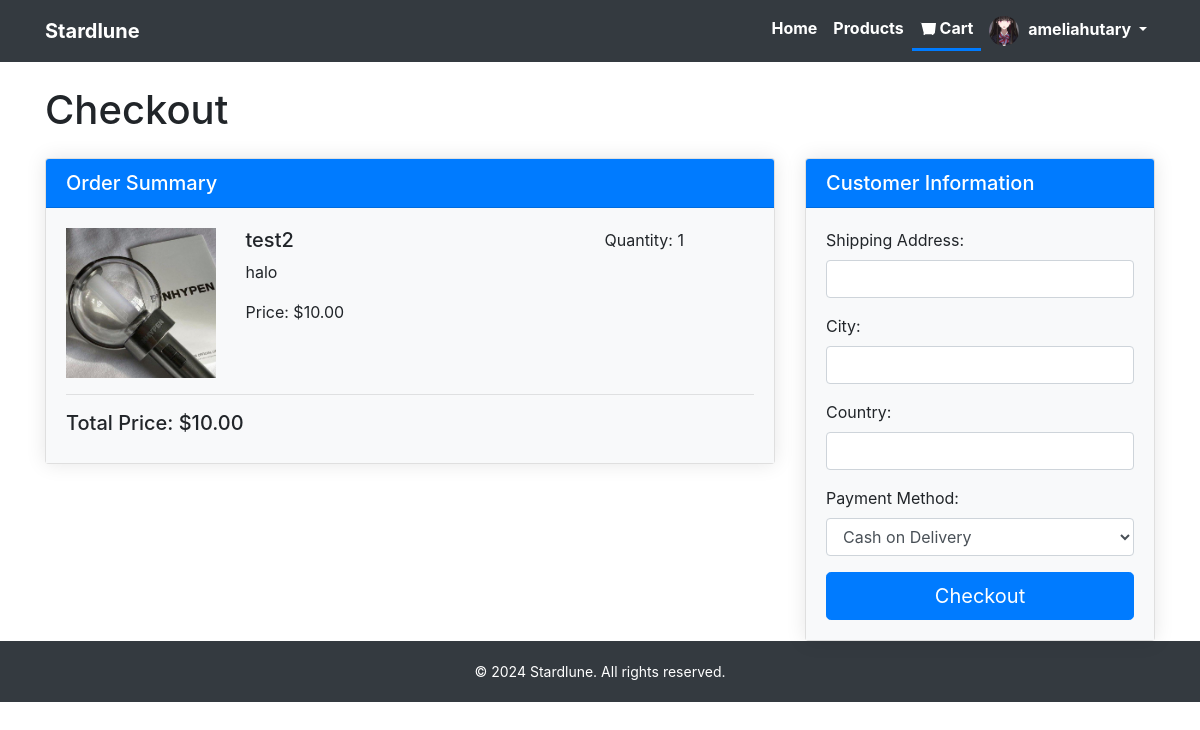
The page /checkout/ (signed in) on the database as committed earlier.
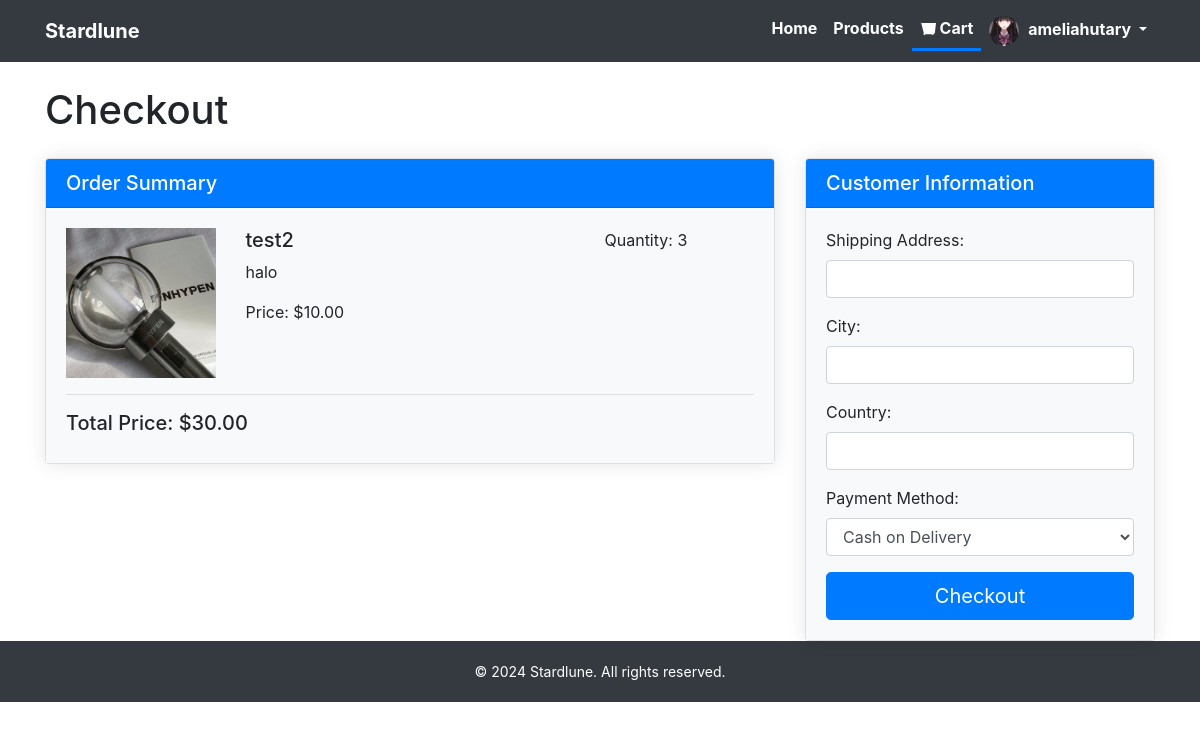
The same page on the database as committed later.
### accounts/models.py (models this page shows, shortened)
class OrderItem(models.Model):
    order = models.ForeignKey(Order, related_name='items', on_delete=models.CASCADE)
    product = models.ForeignKey(Product, on_delete=models.CASCADE)
    quantity = models.PositiveIntegerField(default=1)
    date_added = models.DateTimeField(auto_now_add=True)

class Product(models.Model):
    name = models.CharField(max_length=100)
    description = models.TextField()
    price = models.DecimalField(max_digits=10, decimal_places=2)
    stock = models.PositiveIntegerField()
    category = models.CharField(max_length=50)

class Photo(models.Model):
    product = models.ForeignKey(Product, related_name='photos', on_delete=models.CASCADE)
    image = models.ImageField(upload_to='product_photos/', null=True, blank=True)

### accounts/views.py (the view, shortened to what this page needs)
# urls.py: path('checkout/', views.checkout, name='checkout'),
@login_required
def checkout(request):
    user_profile = None
    if request.user.is_authenticated:
        try:
            user_profile = UserProfile.objects.get(user=request.user)
        except UserProfile.DoesNotExist:
            pass
    order, created = Order.objects.get_or_create(user=request.user, status='Pending')
    order_items = order.items.all()
    total_price = sum(item.product.price * item.quantity for item in order_items)
    return render(request, 'checkout.html', {'order_items': order_items, 'total_price': total_price, 'user_profile': user_profile})

### templates/checkout.html (shortened to what the changed rows need)
{% load static %}
<!DOCTYPE html>
<html lang="en">
<head>
    <link rel="stylesheet" href="https://stackpath.bootstrapcdn.com/bootstrap/4.5.2/css/bootstrap.min.css">
</head>
<body>
    <div class="container mt-4">
        <h1 class="mb-4">Checkout</h1>
        <div class="row">
            <div class="col-md-8">
                <div class="card mb-4">
                    <div class="card-body">
                        {% for item in order_items %}
                        <div class="row mb-3">
                            <div class="col-md-3">
                                <img src="{{ item.product.photos.first.image.url }}" alt="{{ item.product.name }}" class="img-fluid">
                            </div>
                            <div class="col-md-6">
                                <h5>{{ item.product.name }}</h5>
                                <p>{{ item.product.description }}</p>
                                <p>Price: ${{ item.product.price }}</p>
                            </div>
                            <div class="col-md-3">
                                <p>Quantity: {{ item.quantity }}</p>
                            </div>
                        </div>
                        {% endfor %}
                        <hr>
                        <h5>Total Price: ${{ total_price }}</h5>
                    </div>
                </div>
            </div>
        </div>
    </div>
</body>
</html>

Rows that differ between the two databases and show on the page:
changed OrderItem "test2": quantity "1" → "3"
Other text that changed with them:
{{ total_price }}: "10.00" → "30.00"
